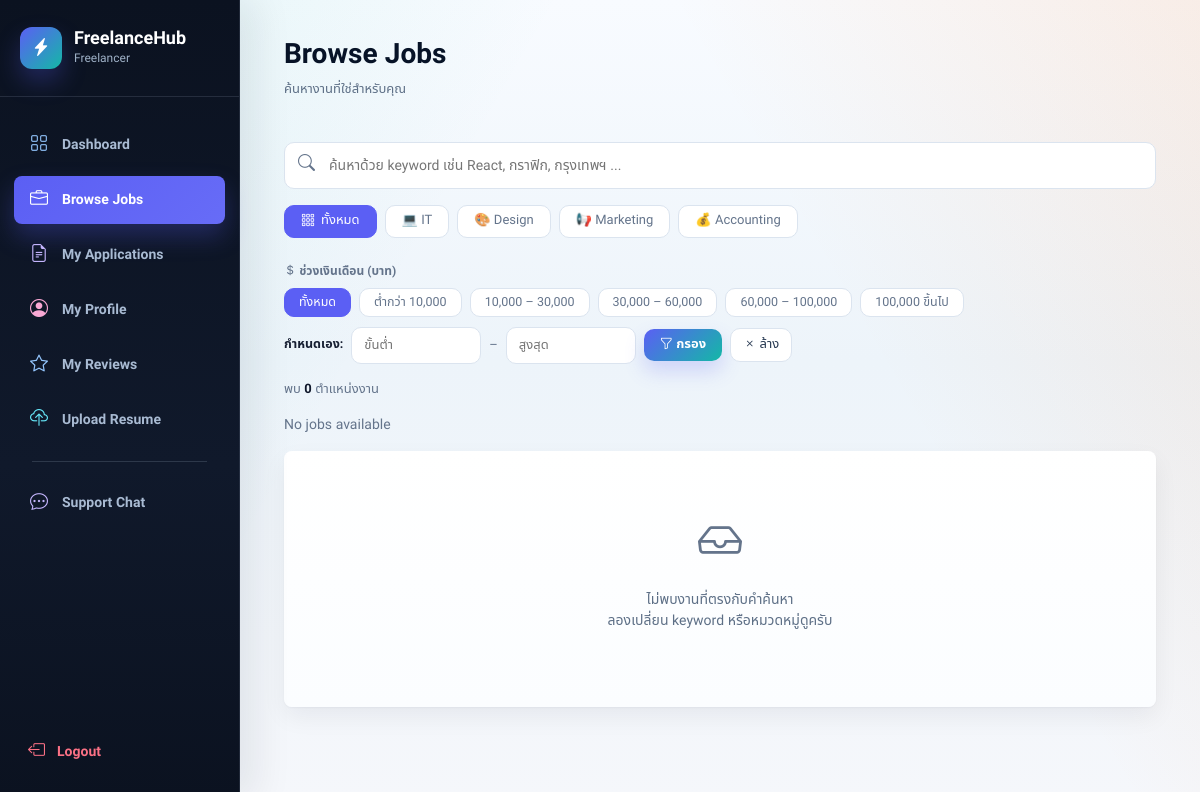
The page /browse_jobs.php (signed in) on the database its author committed.
### tables this page shows
CREATE TABLE `categories` (
  `category_id` int(11) NOT NULL,
  `name` varchar(100) DEFAULT NULL,
  `icon` varchar(10) DEFAULT '?',
  `description` text DEFAULT NULL,
  `created_at` timestamp NOT NULL DEFAULT current_timestamp()
);

### browse_jobs.php (the view, shortened to what this page needs)
<?php
require_once __DIR__ . "/config.php";
$browse_cats = [];
$cat_check = mysqli_query($conn,"SHOW TABLES LIKE 'categories'");
if($cat_check && mysqli_num_rows($cat_check) > 0){
    $cat_res = mysqli_query($conn,"SELECT * FROM categories ORDER BY category_id ASC");
    while($c = mysqli_fetch_assoc($cat_res)) $browse_cats[] = $c;
}
mysqli_query($conn,"
    UPDATE job SET status='closed'
    WHERE deadline IS NOT NULL
    AND deadline != ''
    AND deadline < CURDATE()
    AND status NOT IN ('closed','completed')
");
$query = "
    SELECT *
    FROM job
    WHERE admin_status='approved'
    AND status!='closed'
    ORDER BY created_at DESC
";
$result = mysqli_query($conn, $query);
?>
<!DOCTYPE html>
<html lang="th">
<head>
<link href="https://cdn.jsdelivr.net/npm/bootstrap@5.3.0/dist/css/bootstrap.min.css" rel="stylesheet">
<link href="https://cdn.jsdelivr.net/npm/bootstrap-icons@1.11.0/font/bootstrap-icons.css" rel="stylesheet">
<link rel="stylesheet" href="assets/css/freelancehub-theme.css">
</head>
<body>
<aside class="sidebar">
  <div class="sidebar-brand">
    <a href="index.php" class="logo">
      <div class="logo-icon"><i class="bi bi-lightning-charge-fill"></i></div>
      <div>
        <div class="logo-text">FreelanceHub</div>
        <div class="logo-sub">Freelancer</div>
      </div>
    </a>
  </div>
  <nav class="sidebar-nav">
    <a href="freelancer_dashboard.php" class="nav-item">
      <i class="bi bi-grid"></i> Dashboard
    </a>
    <a href="browse_jobs.php" class="nav-item active">
      <i class="bi bi-briefcase"></i> Browse Jobs
    </a>
    <a href="my_applications.php" class="nav-item">
      <i class="bi bi-file-earmark-text"></i> My Applications
    </a>
    <a href="my_profile.php" class="nav-item">
      <i class="bi bi-person-circle"></i> My Profile
    </a>
    <a href="freelancer_reviews.php" class="nav-item">
      <i class="bi bi-star"></i> My Reviews
    </a>
    <a href="upload_resume.php" class="nav-item">
      <i class="bi bi-cloud-upload"></i> Upload Resume
    </a>
    <div class="nav-divider"></div>
    <a href="support_messages.php" class="nav-item">
      <i class="bi bi-chat-dots"></i> Support Chat
    </a>
  </nav>
  <div class="sidebar-footer">
    <a href="logout.php" class="nav-logout">
      <i class="bi bi-box-arrow-left"></i> Logout
    </a>
  </div>
</aside>
<main class="main">
  <div class="topbar">
    <div>
      <h2>Browse Jobs</h2>
      <p>ค้นหางานที่ใช่สำหรับคุณ</p>
    </div>
  </div>
  <div class="search-wrap">
    <input type="text" id="search-input"
           placeholder="ค้นหาด้วย keyword เช่น React, กราฟิก, กรุงเทพฯ ..."
           oninput="filterJobs()" />
  </div>
  <div class="category-bar" id="cat-bar">
    <button class="cat-pill active" data-cat="" onclick="setCategory(this)">
      <i class="bi bi-grid-3x3-gap"></i> ทั้งหมด
    </button>
    <?php foreach($browse_cats as $bc): ?>
    <button class="cat-pill" data-cat="<?php echo htmlspecialchars($bc['name']); ?>" onclick="setCategory(this)">
      <?php echo $bc['icon'].' '.htmlspecialchars($bc['name']); ?>
    </button>
    <?php endforeach; ?>
  </div>
  <div style="margin-bottom:16px;">
    <div style="font-size:12px;font-weight:600;color:var(--muted);text-transform:uppercase;letter-spacing:.05em;margin-bottom:8px;">
      <i class="bi bi-currency-dollar"></i> ช่วงเงินเดือน (บาท)
    </div>
    <div class="salary-pills">
      <button class="salary-pill active" data-min="0" data-max="0" onclick="setSalary(this)">ทั้งหมด</button>
      <button class="salary-pill" data-min="0" data-max="10000" onclick="setSalary(this)">ต่ำกว่า 10,000</button>
      <button class="salary-pill" data-min="10000" data-max="30000" onclick="setSalary(this)">10,000 – 30,000</button>
      <button class="salary-pill" data-min="30000" data-max="60000" onclick="setSalary(this)">30,000 – 60,000</button>
      <button class="salary-pill" data-min="60000" data-max="100000" onclick="setSalary(this)">60,000 – 100,000</button>
      <button class="salary-pill" data-min="100000" data-max="999999999" onclick="setSalary(this)">100,000 ขึ้นไป</button>
    </div>
    <div class="salary-custom">
      <label>กำหนดเอง:</label>
      <input type="number" id="sal-min" class="salary-input" placeholder="ขั้นต่ำ" min="0">
      <span class="salary-sep">–</span>
      <input type="number" id="sal-max" class="salary-input" placeholder="สูงสุด" min="0">
      <button class="btn-salary-apply" onclick="applyCustomSalary()">
        <i class="bi bi-funnel"></i> กรอง
      </button>
      <button class="btn-salary-clear" onclick="clearSalary()">
        <i class="bi bi-x"></i> ล้าง
      </button>
    </div>
  </div>
  <div class="results-bar">
    <span>พบ <span id="result-count">0</span> ตำแหน่งงาน</span>
  </div>
  <div id="job-list">
  <?php
  if(mysqli_num_rows($result) == 0){
      echo '<p style="color:var(--muted);font-size:14px;">No jobs available</p>';
  }
  ?>
  </div>
  <div class="empty-state" id="empty-state">
    <i class="bi bi-inbox"></i>
    <p>ไม่พบงานที่ตรงกับคำค้นหา<br>ลองเปลี่ยน keyword หรือหมวดหมู่ดูครับ</p>
  </div>
</main>
</body>
</html>

### rows shown on the page
categories: icon "💻", name "IT"
categories: icon "🎨", name "Design"
categories: icon "📢", name "Marketing"
categories: icon "💰", name "Accounting"
